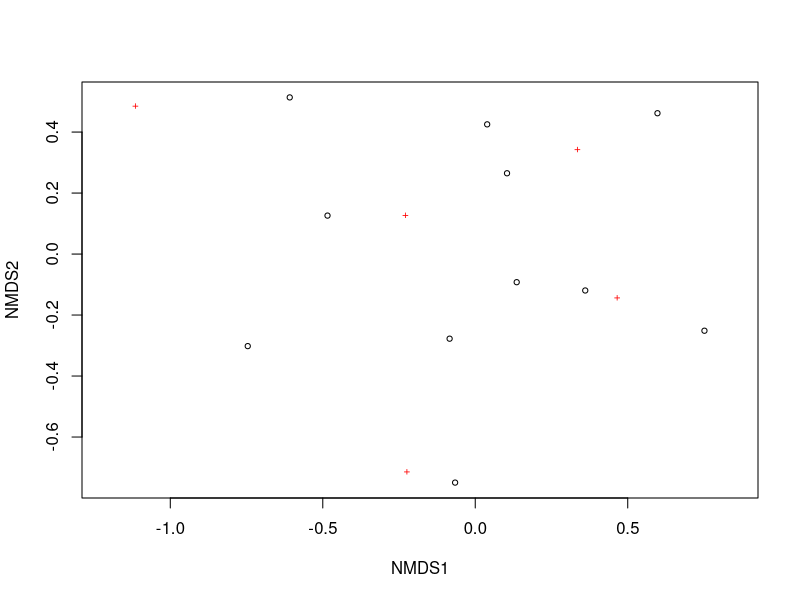

Reproduce this figure in R. (Note: this script raises an error after producing the figure.)

desserts = data.frame(dessert = c("pound_cake","pancakes","meringue","choux_pastry","pie","fritter", "cookie","custard","biscuit", "crepe","muffin"),
           flour = c(2,1,2,0,1,3,2,3,3,0.5,2), sugar = c(1,0,2,0,0,0,1,0,0,0,0),
           eggs = c(1,1,1,2,0,1,0,2,0,1,1), fat = c(1,0.5,0,1,2,0,2,0,1,0,1),
           liquid = c(0,2,0,2,1,2,0,1,2,1,2))

library(vegan)
desord = metaMDS(desserts[,-1])
plot(desord)

dessert_data = data.frame(NMDS1 = desord$points[,1], NMDS2= desord$points[,2],
                          dessert = desserts$dessert)

ingredient_data =as.data.frame(scores(desord, "species"))
ingredient_data$ingredient=row.names(ingredient_data)

ggplot(dessert_data, aes(x=NMDS1, y=NMDS2))+
  #geom_point(aes(col=dessert))+
  #geom_point(data=ingredient_data,aes(x=NMDS1, y=NMDS2), shape="X", col="red")+
  theme_bw(base_size=14)+
  geom_text(data=ingredient_data, aes(label=ingredient))+
  geom_text(aes(label=dessert, col=dessert))

